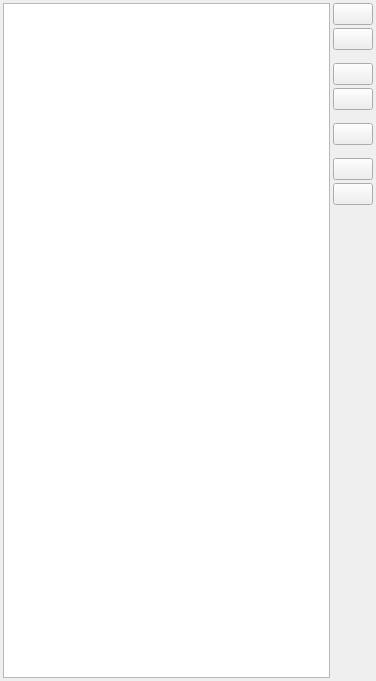
<?xml version="1.0" encoding="UTF-8"?>
<ui version="4.0">
 <class>FilterCascadeWidget</class>
 <widget class="QWidget" name="FilterCascadeWidget">
  <property name="geometry">
   <rect>
    <x>0</x>
    <y>0</y>
    <width>376</width>
    <height>681</height>
   </rect>
  </property>
  <property name="windowTitle">
   <string>Form</string>
  </property>
  <layout class="QHBoxLayout" name="horizontalLayout">
   <property name="spacing">
    <number>3</number>
   </property>
   <property name="leftMargin">
    <number>3</number>
   </property>
   <property name="topMargin">
    <number>3</number>
   </property>
   <property name="rightMargin">
    <number>3</number>
   </property>
   <property name="bottomMargin">
    <number>3</number>
   </property>
   <item>
    <widget class="QListWidget" name="filters_entries">
     <property name="toolTip">
      <string>&lt;html&gt;&lt;head/&gt;&lt;body&gt;&lt;p&gt;Main filter steps listed in the order that they are applied.&lt;br/&gt;&lt;br/&gt;Notes:&lt;br/&gt;- Target region and text filters are applied after the main filters and override them!&lt;br/&gt;- Failed filter steps are marked orange and errors are shown in the tooltip.&lt;br/&gt;&lt;br/&gt;Filter action description:&lt;br/&gt;- REMOVE: Remove variants, if they match the filter.&lt;br/&gt;- FILTER: Remove variants, if they do not match the filter.&lt;br/&gt;- KEEP: Force variants to be kept, even if filtered out by previous filter steps.&lt;br/&gt;&lt;/p&gt;&lt;/body&gt;&lt;/html&gt;</string>
     </property>
     <property name="dragDropMode">
      <enum>QAbstractItemView::DragOnly</enum>
     </property>
     <property name="defaultDropAction">
      <enum>Qt::TargetMoveAction</enum>
     </property>
     <property name="selectionMode">
      <enum>QAbstractItemView::SingleSelection</enum>
     </property>
     <property name="movement">
      <enum>QListView::Snap</enum>
     </property>
     <property name="viewMode">
      <enum>QListView::ListMode</enum>
     </property>
    </widget>
   </item>
   <item>
    <layout class="QVBoxLayout" name="verticalLayout">
     <property name="spacing">
      <number>3</number>
     </property>
     <item>
      <widget class="QPushButton" name="filter_add">
       <property name="focusPolicy">
        <enum>Qt::NoFocus</enum>
       </property>
       <property name="toolTip">
        <string>&lt;html&gt;&lt;head/&gt;&lt;body&gt;&lt;p&gt;Add filter step.&lt;/p&gt;&lt;/body&gt;&lt;/html&gt;</string>
       </property>
       <property name="text">
        <string/>
       </property>
       <property name="icon">
        <iconset resource="GSvar.qrc">
         <normaloff>:/Icons/Add.png</normaloff>:/Icons/Add.png</iconset>
       </property>
      </widget>
     </item>
     <item>
      <widget class="QPushButton" name="filter_edit">
       <property name="focusPolicy">
        <enum>Qt::NoFocus</enum>
       </property>
       <property name="toolTip">
        <string>&lt;html&gt;&lt;head/&gt;&lt;body&gt;&lt;p&gt;Edit selected filter step.&lt;/p&gt;&lt;/body&gt;&lt;/html&gt;</string>
       </property>
       <property name="text">
        <string/>
       </property>
       <property name="icon">
        <iconset resource="GSvar.qrc">
         <normaloff>:/Icons/Edit.png</normaloff>:/Icons/Edit.png</iconset>
       </property>
      </widget>
     </item>
     <item>
      <spacer name="verticalSpacer_4">
       <property name="orientation">
        <enum>Qt::Vertical</enum>
       </property>
       <property name="sizeType">
        <enum>QSizePolicy::Fixed</enum>
       </property>
       <property name="sizeHint" stdset="0">
        <size>
         <width>10</width>
         <height>10</height>
        </size>
       </property>
      </spacer>
     </item>
     <item>
      <widget class="QPushButton" name="filter_up">
       <property name="focusPolicy">
        <enum>Qt::NoFocus</enum>
       </property>
       <property name="toolTip">
        <string>&lt;html&gt;&lt;head/&gt;&lt;body&gt;&lt;p&gt;Move selected filter step up.&lt;/p&gt;&lt;/body&gt;&lt;/html&gt;</string>
       </property>
       <property name="text">
        <string/>
       </property>
       <property name="icon">
        <iconset resource="GSvar.qrc">
         <normaloff>:/Icons/Arrow_up.png</normaloff>:/Icons/Arrow_up.png</iconset>
       </property>
      </widget>
     </item>
     <item>
      <widget class="QPushButton" name="filter_down">
       <property name="focusPolicy">
        <enum>Qt::NoFocus</enum>
       </property>
       <property name="toolTip">
        <string>&lt;html&gt;&lt;head/&gt;&lt;body&gt;&lt;p&gt;Move selected filter step down.&lt;/p&gt;&lt;/body&gt;&lt;/html&gt;</string>
       </property>
       <property name="text">
        <string/>
       </property>
       <property name="icon">
        <iconset resource="GSvar.qrc">
         <normaloff>:/Icons/Arrow_down.png</normaloff>:/Icons/Arrow_down.png</iconset>
       </property>
      </widget>
     </item>
     <item>
      <spacer name="verticalSpacer_2">
       <property name="orientation">
        <enum>Qt::Vertical</enum>
       </property>
       <property name="sizeType">
        <enum>QSizePolicy::Fixed</enum>
       </property>
       <property name="sizeHint" stdset="0">
        <size>
         <width>10</width>
         <height>10</height>
        </size>
       </property>
      </spacer>
     </item>
     <item>
      <widget class="QPushButton" name="filter_delete">
       <property name="focusPolicy">
        <enum>Qt::NoFocus</enum>
       </property>
       <property name="toolTip">
        <string>&lt;html&gt;&lt;head/&gt;&lt;body&gt;&lt;p&gt;Remove selected filter step.&lt;/p&gt;&lt;/body&gt;&lt;/html&gt;</string>
       </property>
       <property name="text">
        <string/>
       </property>
       <property name="icon">
        <iconset resource="GSvar.qrc">
         <normaloff>:/Icons/Remove.png</normaloff>:/Icons/Remove.png</iconset>
       </property>
      </widget>
     </item>
     <item>
      <spacer name="verticalSpacer_3">
       <property name="orientation">
        <enum>Qt::Vertical</enum>
       </property>
       <property name="sizeType">
        <enum>QSizePolicy::Fixed</enum>
       </property>
       <property name="sizeHint" stdset="0">
        <size>
         <width>10</width>
         <height>10</height>
        </size>
       </property>
      </spacer>
     </item>
     <item>
      <widget class="QPushButton" name="store_btn">
       <property name="focusPolicy">
        <enum>Qt::NoFocus</enum>
       </property>
       <property name="toolTip">
        <string>Store current filter to file.</string>
       </property>
       <property name="text">
        <string/>
       </property>
       <property name="icon">
        <iconset resource="GSvar.qrc">
         <normaloff>:/Icons/Save.png</normaloff>:/Icons/Save.png</iconset>
       </property>
      </widget>
     </item>
     <item>
      <widget class="QPushButton" name="load_btn">
       <property name="focusPolicy">
        <enum>Qt::NoFocus</enum>
       </property>
       <property name="toolTip">
        <string>Load filter from file.</string>
       </property>
       <property name="text">
        <string/>
       </property>
       <property name="icon">
        <iconset resource="GSvar.qrc">
         <normaloff>:/Icons/Folder.png</normaloff>:/Icons/Folder.png</iconset>
       </property>
      </widget>
     </item>
     <item>
      <spacer name="verticalSpacer">
       <property name="orientation">
        <enum>Qt::Vertical</enum>
       </property>
       <property name="sizeHint" stdset="0">
        <size>
         <width>5</width>
         <height>5</height>
        </size>
       </property>
      </spacer>
     </item>
    </layout>
   </item>
  </layout>
 </widget>
 <resources>
  <include location="GSvar.qrc"/>
 </resources>
 <connections/>
</ui>
